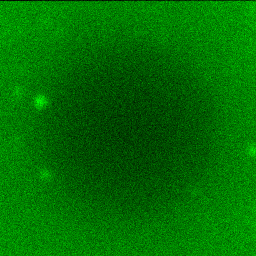
#> input picture FRAP-Analysis/frame1.png, 256 x 256 px
$ jupyter execute --allow-errors AxialFitting.ipynb
#> lines starting #> are read from the running program, lines starting #| are printed output that depends on the picture
[cell 1]
import cv2
import numpy as np
import matplotlib.pyplot as plt
from scipy.stats import norm
from scipy.optimize import curve_fit
import os
from PIL import Image
import pandas as pd

[cell 2]
def gaussian(x, amplitude, mean, stddev):
    return amplitude * np.exp(-((x - mean) / stddev) ** 2 / 2)
def linear_function(x, m, b):
    return m * x + b
def FindRoot(m,b):
    return -b/m
def brightness_distribution_along_axis(image, axis):
    img_gray = cv2.cvtColor(image, cv2.COLOR_RGB2GRAY)

    # Sum pixel values along the specified axis
    brightness_distribution = 1 / np.sum(img_gray, axis=axis)

    return brightness_distribution

[cell 3]
# Load an image (replace 'your_image.jpg' with the actual image file)
image = cv2.imread('frame1.png')
#> image is the input picture: shape (256, 256, 3); mean B, G, R 0, 112.2, 0
if image is None:
    print("Error: Could not read the image.")
    exit()

x_dim, y_dim,_ = image.shape
#> x_dim = 256; y_dim = 256
x=np.arange(0,x_dim,1)
#> x = 256 values from 0 to 255

# Calculate brightness distribution along the x-axis
brightness_along_x = brightness_distribution_along_axis(image, axis=0)
#> in brightness_distribution_along_axis, `img_gray = cv2.cvtColor(image, cv2.COLOR_RGB2GRAY)`:
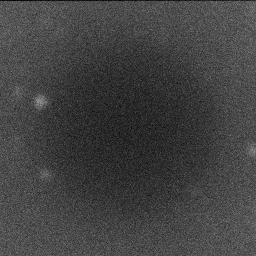
#> img_gray: shape (256, 256); min 0, max 150, mean 65.9
#> in brightness_distribution_along_axis, `brightness_distribution = 1 / np.sum(img_gray, axis=axis)`: brightness_distribution = 256 values, max 7.31e-05 at index 131, min 4.6e-05 at index 253, mean 6.05e-05
#> brightness_along_x has the same summary as brightness_distribution in brightness_distribution_along_axis
brightness_along_y = brightness_distribution_along_axis(image, axis=1)
#> brightness_along_y = 256 values, max 0.000164 at index 0, min 4.66e-05 at index 5, mean 6.07e-05
# Plot the brightness distribution
plt.scatter(x, brightness_along_x, label='x')
plt.title('Inverted Brightness Distribution along axis')
plt.xlabel('Pixel Position along axis')
plt.legend()
plt.ylabel('Inverted Brightness (a.u.)')

fit_params, _ = curve_fit(gaussian, x, brightness_along_x)
#> fit_params = [7.06e-05, 126.5, 129]
plt.plot(x, gaussian(x, *fit_params), 'k.', label=f'Fitted Gaussian')
initial_guess = fit_params
#> initial_guess = [7.06e-05, 126.5, 129]
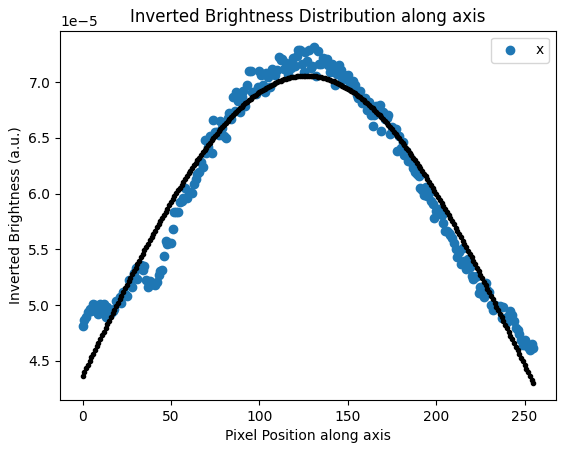
#> figure drawn by matplotlib, 1 panel; curve peaks at x = 126, y = 7.06e-05

[cell 4]
i=0
frame, std, amp = [],[],[]

colormap = plt.cm.gist_ncar
plt.gca().set_prop_cycle(plt.cycler('color', plt.cm.Set1(np.linspace(0, 1, 180))))

#> (the rest of this cell did not finish here and is left out)
